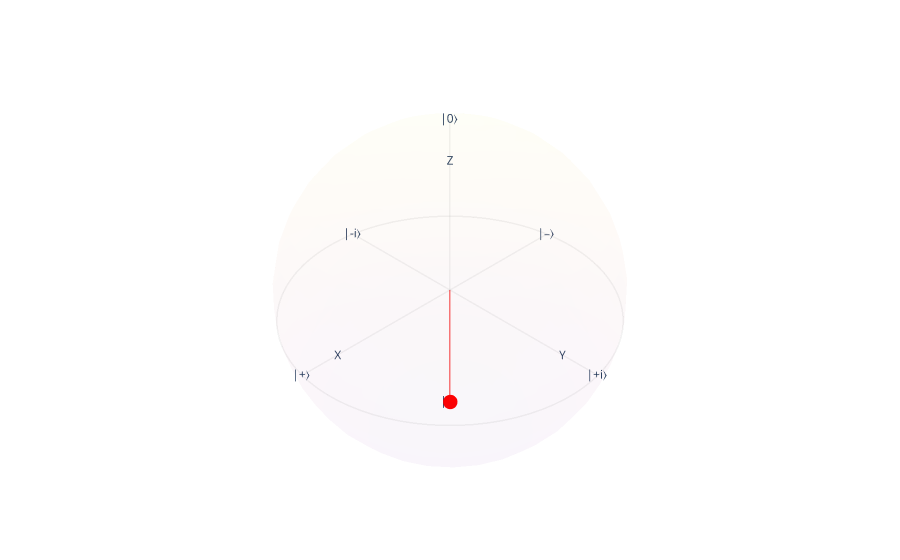

Source (notebook cell):
### Markdown cell above
#### Concatenando Portas Quânticas  

Ao listar a aplicação de **portas lógicas quânticas** linha por linha, podemos inflar desnecessariamente o número de linhas de código, tornando o programa menos legível e mais difícil de entender. Para evitar esse problema, uma prática útil na implementação de **algoritmos quânticos** é a **concatenação de portas lógicas**, que permite expressar operações de forma mais concisa.  

No Ket, existem **duas maneiras** de concatenar portas lógicas.  

##### Encadeamento de chamadas de função

Essa abordagem é recomendada quando o número de portas encadeadas não é muito grande. No entanto, o uso excessivo de parênteses pode comprometer a legibilidade do código. Como cada porta implementada no Ket retorna o próprio objeto {class}`~ket.base.Quant` passado como parâmetro, podemos encadear as operações conforme mostrado no exemplo abaixo:

### Code cell
# Instanciando um novo do processo quântico
processo = Process()

# Alocação de um qubit
qubits = processo.alloc()

H(Z(H(qubits)))  # Equivalente a:
# H(qubit)
# Z(qubit)
# H(qubit)

dump(qubits).sphere()  # Mostra o Bloch Sphere

### Figure 1 — Plotly figure (JSON) as saved in the notebook; plotly's stock layout.template omitted (floating-point values rounded to 4 significant figures; data arrays with more than 128 entries replaced by an {"elided": "..."} marker saying what was removed)
{"data": [{"name": "Bloch Sphere", "opacity": 0.02, "showscale": false, "type": "surface", "x": {"elided": "40x20 float values"}, "y": {"elided": "40x20 float values"}, "z": {"elided": "40x20 float values"}}, {"line": {"color": "gray", "width": 3}, "mode": "lines", "name": "Equator", "opacity": 0.1, "type": "scatter3d", "x": [1.0, 0.998, 0.992, 0.9819, 0.9679, 0.9501, 0.9284, 0.9029, 0.8738, 0.8413, 0.8053, 0.766, 0.7237, 0.6785, 0.6306, 0.5801, 0.5272, 0.4723, 0.4154, 0.3569, 0.2969, 0.2358, 0.1736, 0.1108, 0.04758, -0.01587, -0.07925, -0.1423, -0.2048, -0.2665, -0.3271, -0.3863, -0.4441, -0.5, -0.5539, -0.6056, -0.6549, -0.7015, -0.7453, -0.7861, -0.8237, -0.858, -0.8888, -0.9161, -0.9397, -0.9595, -0.9754, -0.9874, -0.9955, -0.9995, -0.9995, -0.9955, -0.9874, -0.9754, -0.9595, -0.9397, -0.9161, -0.8888, -0.858, -0.8237, -0.7861, -0.7453, -0.7015, -0.6549, -0.6056, -0.5539, -0.5, -0.4441, -0.3863, -0.3271, -0.2665, -0.2048, -0.1423, -0.07925, -0.01587, 0.04758, 0.1108, 0.1736, 0.2358, 0.2969, 0.3569, 0.4154, 0.4723, 0.5272, 0.5801, 0.6306, 0.6785, 0.7237, 0.766, 0.8053, 0.8413, 0.8738, 0.9029, 0.9284, 0.9501, 0.9679, 0.9819, 0.992, 0.998, 1.0], "y": [0.0, 0.06342, 0.1266, 0.1893, 0.2511, 0.312, 0.3717, 0.4298, 0.4862, 0.5406, 0.5929, 0.6428, 0.6901, 0.7346, 0.7761, 0.8146, 0.8497, 0.8815, 0.9096, 0.9341, 0.9549, 0.9718, 0.9848, 0.9938, 0.9989, 0.9999, 0.9969, 0.9898, 0.9788, 0.9638, 0.945, 0.9224, 0.896, 0.866, 0.8326, 0.7958, 0.7557, 0.7127, 0.6668, 0.6182, 0.5671, 0.5137, 0.4582, 0.4009, 0.342, 0.2817, 0.2203, 0.158, 0.09506, 0.03173, -0.03173, -0.09506, -0.158, -0.2203, -0.2817, -0.342, -0.4009, -0.4582, -0.5137, -0.5671, -0.6182, -0.6668, -0.7127, -0.7557, -0.7958, -0.8326, -0.866, -0.896, -0.9224, -0.945, -0.9638, -0.9788, -0.9898, -0.9969, -0.9999, -0.9989, -0.9938, -0.9848, -0.9718, -0.9549, -0.9341, -0.9096, -0.8815, -0.8497, -0.8146, -0.7761, -0.7346, -0.6901, -0.6428, -0.5929, -0.5406, -0.4862, -0.4298, -0.3717, -0.312, -0.2511, -0.1893, -0.1266, -0.06342, -2.449e-16], "z": [0.0, 0.0, 0.0, 0.0, 0.0, 0.0, 0.0, 0.0, 0.0, 0.0, 0.0, 0.0, 0.0, 0.0, 0.0, 0.0, 0.0, 0.0, 0.0, 0.0, 0.0, 0.0, 0.0, 0.0, 0.0, 0.0, 0.0, 0.0, 0.0, 0.0, 0.0, 0.0, 0.0, 0.0, 0.0, 0.0, 0.0, 0.0, 0.0, 0.0, 0.0, 0.0, 0.0, 0.0, 0.0, 0.0, 0.0, 0.0, 0.0, 0.0, 0.0, 0.0, 0.0, 0.0, 0.0, 0.0, 0.0, 0.0, 0.0, 0.0, 0.0, 0.0, 0.0, 0.0, 0.0, 0.0, 0.0, 0.0, 0.0, 0.0, 0.0, 0.0, 0.0, 0.0, 0.0, 0.0, 0.0, 0.0, 0.0, 0.0, 0.0, 0.0, 0.0, 0.0, 0.0, 0.0, 0.0, 0.0, 0.0, 0.0, 0.0, 0.0, 0.0, 0.0, 0.0, 0.0, 0.0, 0.0, 0.0, 0.0]}, {"line": {"color": "gray", "width": 3}, "mode": "lines", "name": "x line", "opacity": 0.1, "type": "scatter3d", "x": [1, -1], "y": [0, 0], "z": [0, 0]}, {"line": {"color": "gray", "width": 3}, "mode": "lines", "name": "y line", "opacity": 0.1, "type": "scatter3d", "x": [0, 0], "y": [1, -1], "z": [0, 0]}, {"line": {"color": "gray", "width": 3}, "mode": "lines", "name": "z line", "opacity": 0.1, "type": "scatter3d", "x": [0, 0], "y": [0, 0], "z": [1, -1]}, {"mode": "text", "name": "|0⟩", "text": ["|0⟩"], "textposition": "middle center", "type": "scatter3d", "x": [0], "y": [0], "z": [1]}, {"mode": "text", "name": "Z", "text": ["Z"], "textposition": "middle center", "type": "scatter3d", "x": [0], "y": [0], "z": [0.8]}, {"mode": "text", "name": "|1⟩", "text": ["|1⟩"], "textposition": "middle center", "type": "scatter3d", "x": [0], "y": [0], "z": [-1]}, {"mode": "text", "name": "|+⟩", "text": ["|+⟩"], "textposition": "middle center", "type": "scatter3d", "x": [1], "y": [0], "z": [0]}, {"mode": "text", "name": "X", "text": ["X"], "textposition": "middle center", "type": "scatter3d", "x": [0.8], "y": [0], "z": [0]}, {"mode": "text", "name": "|‒⟩", "text": ["|‒⟩"], "textposition": "middle center", "type": "scatter3d", "x": [-1], "y": [0], "z": [0]}, {"mode": "text", "name": "|+i⟩", "text": ["|+i⟩"], "textposition": "middle center", "type": "scatter3d", "x": [0], "y": [1], "z": [0]}, {"mode": "text", "name": "Y", "text": ["Y"], "textposition": "middle center", "type": "scatter3d", "x": [0], "y": [0.8], "z": [0]}, {"mode": "text", "name": "|-i⟩", "text": ["|-i⟩"], "textposition": "middle center", "type": "scatter3d", "x": [0], "y": [-1], "z": [0]}, {"marker": {"color": "red", "size": 5}, "mode": "markers", "name": "qubit", "type": "scatter3d", "x": [0], "y": [0], "z": [-1.0]}, {"line": {"color": "red", "width": 3}, "mode": "lines", "name": "qubit line", "opacity": 0.5, "type": "scatter3d", "x": [0, 0], "y": [0, 0], "z": [0, -1.0]}], "layout": {"scene": {"aspectmode": "cube", "camera": {"eye": {"x": 0.8, "y": 0.8, "z": 0.8}}, "xaxis": {"range": [-1, 1], "showbackground": false, "showgrid": false, "visible": false}, "yaxis": {"range": [-1, 1], "showbackground": false, "showgrid": false, "visible": false}, "zaxis": {"range": [-1, 1], "showbackground": false, "showgrid": false, "visible": false}}, "showlegend": false}}
